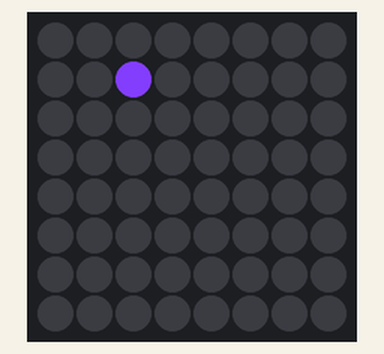
A program run on a simulated Raspberry Pi (BCM pin numbers) with a Sense HAT. Shown: the Sense HAT's 8×8 RGB LED matrix. Random numbers come from a fixed seed.

Above: at 0.17 s.
At 5.03 s:
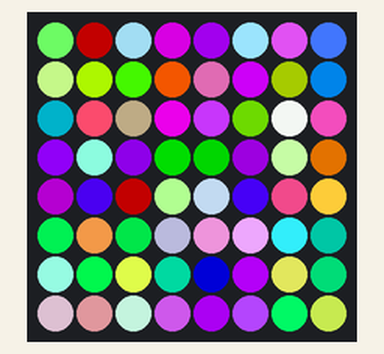
At 10.19 s:
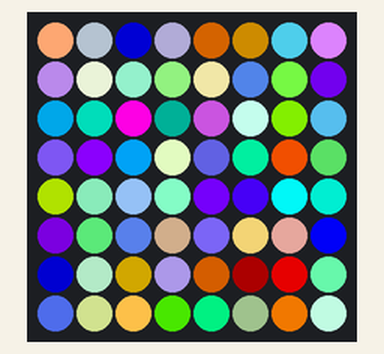
At 20.22 s:
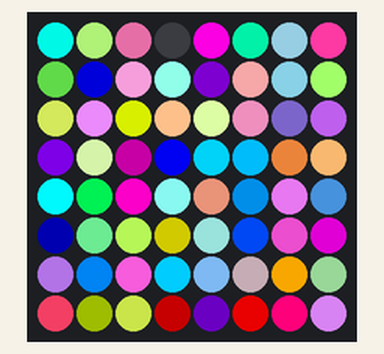
At 21.44 s:
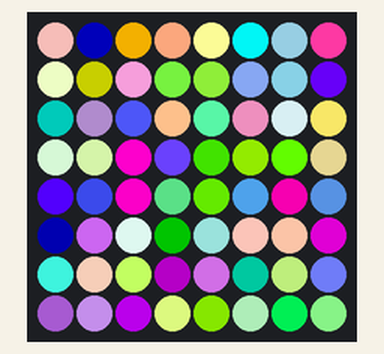
At 39.67 s:
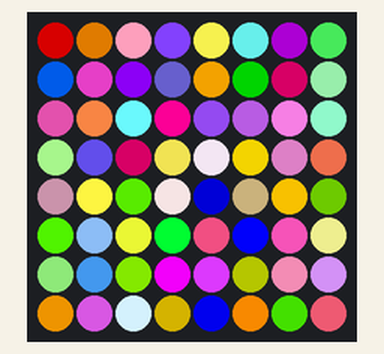

The program:

rando.py
```python
import sys
import random
from random import randint
import time
from sense_hat import SenseHat
sense=SenseHat()
sense.clear()

while True:
    try:
        x = randint(0, 7)
        y = randint(0, 7)
        r = randint(0, 255)
        g = randint(0, 255)
        b = randint(0, 255)
        sense.set_pixel(x, y, r, g, b)
        time.sleep(0.01)
    except KeyboardInterrupt:
        sense.clear()
        sys.exit()
```
